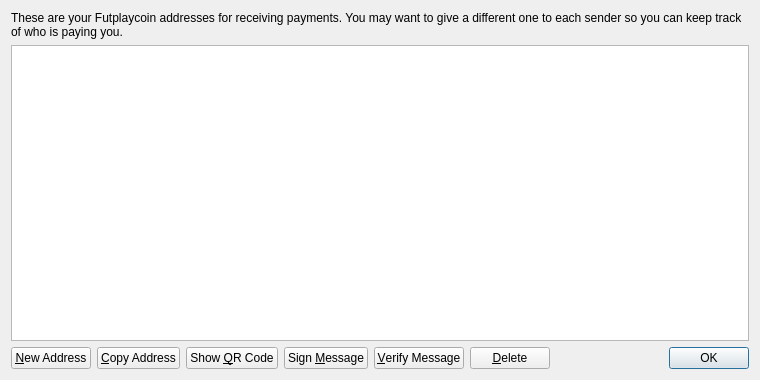
<?xml version="1.0" encoding="UTF-8"?>
<ui version="4.0">
 <class>AddressBookPage</class>
 <widget class="QWidget" name="AddressBookPage">
  <property name="geometry">
   <rect>
    <x>0</x>
    <y>0</y>
    <width>760</width>
    <height>380</height>
   </rect>
  </property>
  <property name="windowTitle">
   <string>Address Book</string>
  </property>
  <layout class="QVBoxLayout" name="verticalLayout">
   <item>
    <widget class="QLabel" name="labelExplanation">
     <property name="text">
      <string>These are your Futplaycoin addresses for receiving payments. You may want to give a different one to each sender so you can keep track of who is paying you.</string>
     </property>
     <property name="textFormat">
      <enum>Qt::PlainText</enum>
     </property>
     <property name="wordWrap">
      <bool>true</bool>
     </property>
    </widget>
   </item>
   <item>
    <widget class="QTableView" name="tableView">
     <property name="contextMenuPolicy">
      <enum>Qt::CustomContextMenu</enum>
     </property>
     <property name="toolTip">
      <string>Double-click to edit address or label</string>
     </property>
     <property name="tabKeyNavigation">
      <bool>false</bool>
     </property>
     <property name="alternatingRowColors">
      <bool>true</bool>
     </property>
     <property name="selectionMode">
      <enum>QAbstractItemView::SingleSelection</enum>
     </property>
     <property name="selectionBehavior">
      <enum>QAbstractItemView::SelectRows</enum>
     </property>
     <property name="sortingEnabled">
      <bool>true</bool>
     </property>
     <attribute name="verticalHeaderVisible">
      <bool>false</bool>
     </attribute>
    </widget>
   </item>
   <item>
    <layout class="QHBoxLayout" name="horizontalLayout">
     <item>
      <widget class="QPushButton" name="newAddressButton">
       <property name="toolTip">
        <string>Create a new address</string>
       </property>
       <property name="text">
        <string>&amp;New Address</string>
       </property>
       <property name="icon">
        <iconset resource="../bitcoin.qrc">
         <normaloff>:/icons/add</normaloff>:/icons/add</iconset>
       </property>
      </widget>
     </item>
     <item>
      <widget class="QPushButton" name="copyToClipboard">
       <property name="toolTip">
        <string>Copy the currently selected address to the system clipboard</string>
       </property>
       <property name="text">
        <string>&amp;Copy Address</string>
       </property>
       <property name="icon">
        <iconset resource="../bitcoin.qrc">
         <normaloff>:/icons/editcopy</normaloff>:/icons/editcopy</iconset>
       </property>
      </widget>
     </item>
     <item>
      <widget class="QPushButton" name="showQRCode">
       <property name="text">
        <string>Show &amp;QR Code</string>
       </property>
       <property name="icon">
        <iconset resource="../bitcoin.qrc">
         <normaloff>:/icons/qrcode</normaloff>:/icons/qrcode</iconset>
       </property>
      </widget>
     </item>
     <item>
      <widget class="QPushButton" name="signMessage">
       <property name="toolTip">
        <string>Sign a message to prove you own a Futplaycoin address</string>
       </property>
       <property name="text">
        <string>Sign &amp;Message</string>
       </property>
       <property name="icon">
        <iconset resource="../bitcoin.qrc">
         <normaloff>:/icons/edit</normaloff>:/icons/edit</iconset>
       </property>
      </widget>
     </item>
     <item>
      <widget class="QPushButton" name="verifyMessage">
       <property name="toolTip">
        <string>Verify a message to ensure it was signed with a specified Futplaycoin address</string>
       </property>
       <property name="text">
        <string>&amp;Verify Message</string>
       </property>
       <property name="icon">
        <iconset resource="../bitcoin.qrc">
         <normaloff>:/icons/transaction_0</normaloff>:/icons/transaction_0</iconset>
       </property>
      </widget>
     </item>
     <item>
      <widget class="QPushButton" name="deleteButton">
       <property name="toolTip">
        <string>Delete the currently selected address from the list</string>
       </property>
       <property name="text">
        <string>&amp;Delete</string>
       </property>
       <property name="icon">
        <iconset resource="../bitcoin.qrc">
         <normaloff>:/icons/remove</normaloff>:/icons/remove</iconset>
       </property>
      </widget>
     </item>
     <item>
      <spacer name="horizontalSpacer">
       <property name="orientation">
        <enum>Qt::Horizontal</enum>
       </property>
       <property name="sizeHint" stdset="0">
        <size>
         <width>40</width>
         <height>20</height>
        </size>
       </property>
      </spacer>
     </item>
     <item>
      <widget class="QDialogButtonBox" name="buttonBox">
       <property name="sizePolicy">
        <sizepolicy hsizetype="Maximum" vsizetype="Fixed">
         <horstretch>0</horstretch>
         <verstretch>0</verstretch>
        </sizepolicy>
       </property>
       <property name="standardButtons">
        <set>QDialogButtonBox::Ok</set>
       </property>
      </widget>
     </item>
    </layout>
   </item>
  </layout>
 </widget>
 <resources>
  <include location="../bitcoin.qrc"/>
 </resources>
 <connections/>
</ui>
